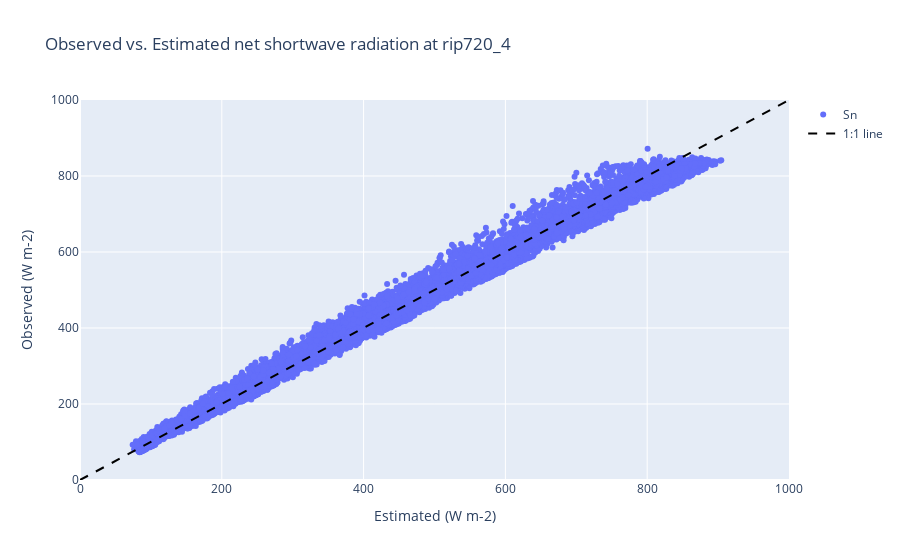

The cell this chart's notebook holds for it:
### Markdown cell above
### Evaluate net shortwave radiation

### Code cell
from plotly.subplots import make_subplots
import plotly.graph_objects as go
daytime = ec["SW_IN"] > 100

sn_model = sn_c + sn_s
sn_obs = ec["SW_IN"].values - ec["SW_OUT"].values

fig = go.Figure()
fig.add_trace(go.Scatter(x=sn_model[daytime], y=sn_obs[daytime], 
                         name="Sn", mode="markers"))
fig.add_trace(go.Scatter(x=[0, 1000], y=[0, 1000], mode="lines", name="1:1 line", line={"color": "black", "dash": "dash"}))
fig.update_layout(title_text=f"Observed vs. Estimated net shortwave radiation at {site}",
                  yaxis_range=[0, 1000], xaxis_range=[0, 1000],
                  xaxis_title="Estimated (W m-2)", yaxis_title="Observed (W m-2)")

### Figure 1 — Plotly figure (JSON) as saved in the notebook; plotly's stock layout.template omitted (floating-point values rounded to 4 significant figures; data arrays with more than 128 entries replaced by an {"elided": "..."} marker saying what was removed)
{"data": [{"mode": "markers", "name": "Sn", "type": "scatter", "x": {"elided": "9632 float values"}, "y": {"elided": "9632 float values"}}, {"line": {"color": "black", "dash": "dash"}, "mode": "lines", "name": "1:1 line", "type": "scatter", "x": [0, 1000], "y": [0, 1000]}], "layout": {"title": {"text": "Observed vs. Estimated net shortwave radiation at rip720_4"}, "xaxis": {"range": [0, 1000], "title": {"text": "Estimated (W m-2)"}}, "yaxis": {"range": [0, 1000], "title": {"text": "Observed (W m-2)"}}}}
